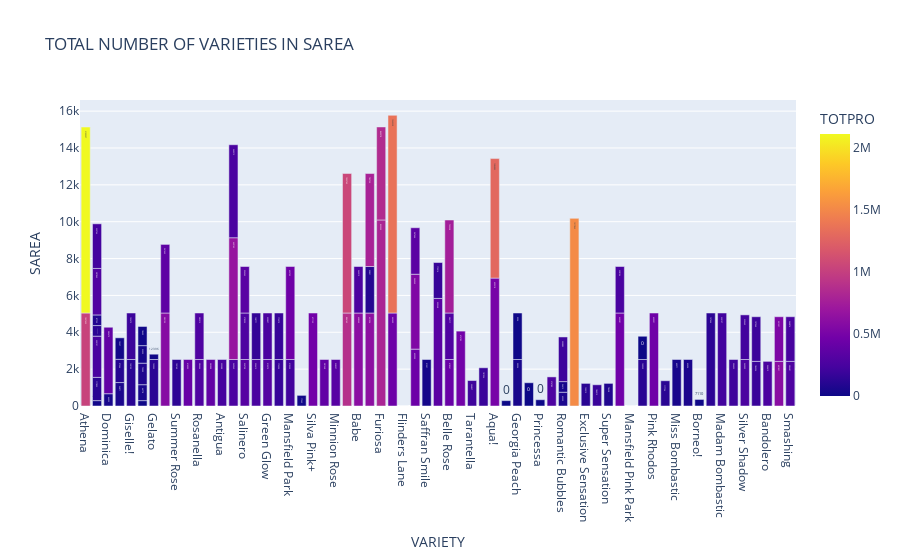

The code cell stored with this chart in its notebook:
### Code cell
fig=px.bar(data, x='VARIETY', y='SAREA', labels="TOTPRO: Total number of varieties", barmode='group', text='TOTPRO', title='TOTAL NUMBER OF VARIETIES IN SAREA', color='TOTPRO')
fig.show()

### Figure 1 — Plotly figure (JSON) as saved in the notebook; plotly's stock layout.template omitted (floating-point values rounded to 4 significant figures)
{"data": [{"alignmentgroup": "True", "hovertemplate": "VARIETY=%{x}<br>SAREA=%{y}<br>TOTPRO=%{marker.color}<extra></extra>", "legendgroup": "", "marker": {"color": [1027655, 25706, 46052, 56871, 120153, 6713, 125005, 582130, 135160, 414505, 192673, 286446, 383888, 239088, 263069, 117835, 97546, 324738, 256613, 315270, 172590, 219253, 385670, 17265, 471129, 44778, 381268, 328397, 884149, 608560, 621994, 803000, 442609, 0, 435900, 31551, 339268, 73009, 2109597, 418361, 1052743, 361665, 476782, 546060, 204827, 32095, 181954, 499218, 99851, 669142, 0, 50536, 0, 0, 274789, 63539, 18409, 1517865, 1360558, 1286883, 120513, 184913, 78658, 250131, 460581, 12396, 347644, 260212, 9994, 0, 785720, 265913, 286717, 123480, 278390, 173314, 753538, 258106, 120959, 259897, 450591, 336342, 117754, 87725, 452709, 49371, 36612, 62694, 7110, 19237, 127466, 220157, 0, 849978, 282312, 206452, 158771, 287845, 172379, 265009, 186334, 264419, 601831, 200882, 284681, 197940, 225766, 531231, 220649, 244874], "coloraxis": "coloraxis", "pattern": {"shape": ""}}, "name": "", "offsetgroup": "", "orientation": "v", "showlegend": false, "text": [1027655, 25706, 46052, 56871, 120153, 6713, 125005, 582130, 135160, 414505, 192673, 286446, 383888, 239088, 263069, 117835, 97546, 324738, 256613, 315270, 172590, 219253, 385670, 17265, 471129, 44778, 381268, 328397, 884149, 608560, 621994, 803000, 442609, 0, 435900, 31551, 339268, 73009, 2109597, 418361, 1052743, 361665, 476782, 546060, 204827, 32095, 181954, 499218, 99851, 669142, 0, 50536, 0, 0, 274789, 63539, 18409, 1517865, 1360558, 1286883, 120513, 184913, 78658, 250131, 460581, 12396, 347644, 260212, 9994, 0, 785720, 265913, 286717, 123480, 278390, 173314, 753538, 258106, 120959, 259897, 450591, 336342, 117754, 87725, 452709, 49371, 36612, 62694, 7110, 19237, 127466, 220157, 0, 849978, 282312, 206452, 158771, 287845, 172379, 265009, 186334, 264419, 601831, 200882, 284681, 197940, 225766, 531231, 220649, 244874], "textposition": "auto", "type": "bar", "x": ["Athena ", "Dinara", "Dominica", "Gentle Trendsetter", "Giselle!", "Trials", "Gelato", "Mirabel", "Summer Rose", "Alicia", "Giselle!", "Rosanella", "Tessa", "Antigua", "Bombastic ", "Dinara", "Gentle Trendsetter", "Salinero", "Classic Sensation", "Green Glow ", "Inger Kristine", "Mansfield Park", "Dominica", "Mimi Eden", "Silva Pink+", "Trials", "La belle", "Minnion Rose", "Moonwalk", "Babe", "Snowflake", "Furiosa", "Madam Red ", "Flinders Lane", "Reflex", "Saffran Smile", "Summer Dance", "Trials", "Athena ", "Belle Rose", "Moonwalk", "Mirabel", "Nathalie", "Reflex", "Tarantella", "Trials", "Yellow babe", "Aqua!", "Snowflake", "Bombastic ", "Charlize", "Georgia Peach", "Julietta Honey", "Princessa", "Copacabana ", "Romantic Bubbles", "Trials", "Tropical Amazone", "Madam Red ", "Aqua!", "Exclusive Sensation", "Magma", "Super Sensation", "Dinara", "Fireworks", "Gelato", "Reflex", "Bombastic ", "Georgia Peach", "Mansfield Pink Park", "Snowflake", "Babe", "Belle Rose", "Dinara", "Salinero", "Summer Dance", "Belle Rose", "Fireworks", "Sweet Giselle!", "Green Glow ", "Pink Rhodos ", "Salinero", "4 good wedding", "Dinara", "Mansfield Park", "Miss Bombastic", "Romantic Bubbles", "Angel Bombastic", "Borneo!", "Gentle Trendsetter", "Lady Bombastic", "Madam Bombastic", "Sweet Giselle!", "Furiosa", "Rosanella", "Zadique", "Classic Sensation", "Dinara", "Inger Kristine", "Silver Shadow", "Azore", "Bandolero", "Madam Cerise", "Romantic Bubbles", "Smashing", "Azore", "Dinara", "Madam Cerise", "Silver Shadow", "Smashing"], "xaxis": "x", "y": [5046, 292, 667, 1272, 2523, 292, 2523, 5046, 2523, 2523, 2523, 2523, 2523, 2523, 2523, 1262, 1261, 2523, 2523, 2523, 2523, 2523, 3606, 576, 5046, 864, 2523, 2523, 5046, 5046, 5046, 10096, 5046, 0, 3086, 2523, 5838, 1168, 10092, 2523, 7569, 3722, 4064, 4064, 1382, 952, 2074, 6940, 2523, 6608, 292, 2523, 1262, 340, 1579, 748, 1039, 10182, 10728, 6486, 1227, 1152, 1227, 2235, 5046, 288, 2523, 5046, 2523, 0, 5046, 2523, 2523, 576, 2523, 1947, 5046, 2523, 2523, 2523, 5046, 2523, 1371, 576, 5046, 2523, 576, 2523, 356, 1167, 5046, 5046, 1261, 5046, 2523, 2523, 2523, 2523, 2523, 2523, 2422, 2422, 2422, 2422, 2422, 2422, 2422, 2422, 2422, 2422], "yaxis": "y"}], "layout": {"autosize": true, "barmode": "group", "coloraxis": {"colorbar": {"title": {"text": "TOTPRO"}}, "colorscale": [[0, "#0d0887"], [0.1111, "#46039f"], [0.2222, "#7201a8"], [0.3333, "#9c179e"], [0.4444, "#bd3786"], [0.5556, "#d8576b"], [0.6667, "#ed7953"], [0.7778, "#fb9f3a"], [0.8889, "#fdca26"], [1, "#f0f921"]]}, "legend": {"tracegroupgap": 0}, "title": {"text": "TOTAL NUMBER OF VARIETIES IN SAREA"}, "xaxis": {"anchor": "y", "autorange": true, "domain": [0, 1], "range": [-0.5, 62.5], "title": {"text": "VARIETY"}, "type": "category"}, "yaxis": {"anchor": "x", "autorange": true, "domain": [0, 1], "range": [0, 16600.0], "title": {"text": "SAREA"}, "type": "linear"}}}
